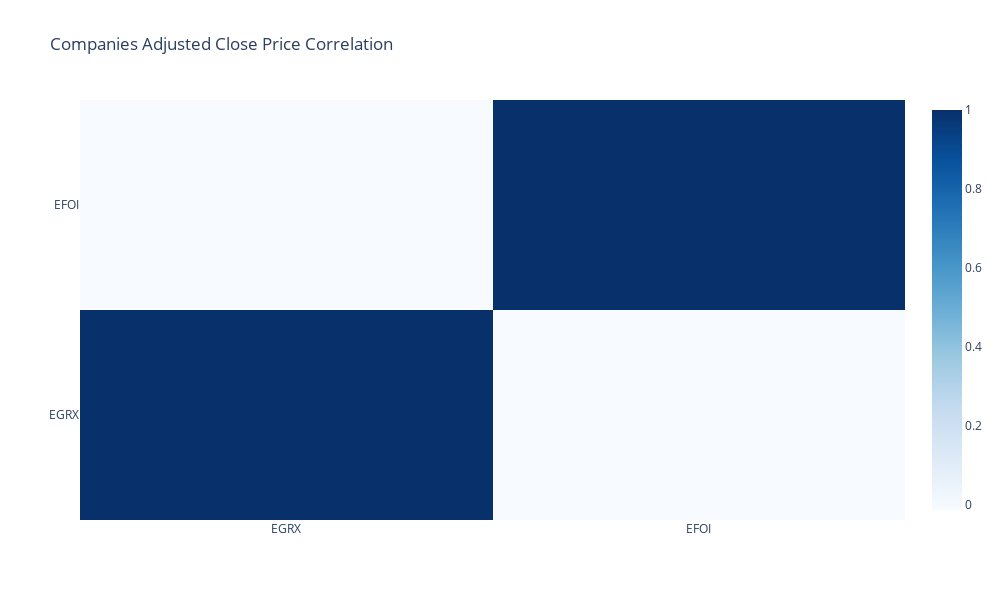

Notebook code for this chart:
### Markdown cell above
Since I took only three stocks, Correlation would not make much sense to apply and correlation cannot predict values

### Code cell
fig = go.Figure(
    go.Heatmap(x = stock_types, y = stock_types, 
               z = pears_corr.values,
               colorscale = 'blues')
    )
fig.update_layout(title = "Companies Adjusted Close Price Correlation",
                  width = 1000, height = 600)
fig.show()

### Figure 1 — Plotly figure (JSON) as saved in the notebook; plotly's stock layout.template omitted (floating-point values rounded to 4 significant figures)
{"data": [{"colorscale": [[0, "rgb(247,251,255)"], [0.125, "rgb(222,235,247)"], [0.25, "rgb(198,219,239)"], [0.375, "rgb(158,202,225)"], [0.5, "rgb(107,174,214)"], [0.625, "rgb(66,146,198)"], [0.75, "rgb(33,113,181)"], [0.875, "rgb(8,81,156)"], [1, "rgb(8,48,107)"]], "type": "heatmap", "x": ["EGRX", "EFOI"], "y": ["EGRX", "EFOI"], "z": [[1, -0.0131], [-0.0131, 1]]}], "layout": {"height": 600, "title": {"text": "Companies Adjusted Close Price Correlation"}, "width": 1000}}
